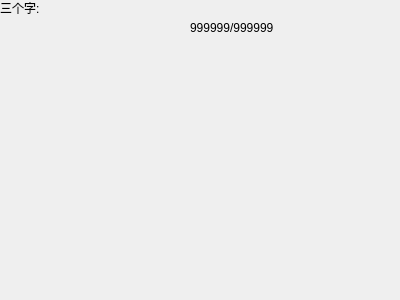
<?xml version="1.0" encoding="UTF-8"?>
<ui version="4.0">
 <class>MYStripAdd</class>
 <widget class="QWidget" name="MYStripAdd">
  <property name="geometry">
   <rect>
    <x>0</x>
    <y>0</y>
    <width>400</width>
    <height>300</height>
   </rect>
  </property>
  <property name="windowTitle">
   <string>Form</string>
  </property>
  <widget class="QLabel" name="title">
   <property name="geometry">
    <rect>
     <x>0</x>
     <y>0</y>
     <width>41</width>
     <height>16</height>
    </rect>
   </property>
   <property name="text">
    <string>三个字:</string>
   </property>
  </widget>
  <widget class="MYStrip" name="widget" native="true">
   <property name="geometry">
    <rect>
     <x>50</x>
     <y>10</y>
     <width>120</width>
     <height>15</height>
    </rect>
   </property>
  </widget>
  <widget class="QLabel" name="label">
   <property name="geometry">
    <rect>
     <x>190</x>
     <y>20</y>
     <width>90</width>
     <height>15</height>
    </rect>
   </property>
   <property name="text">
    <string>999999/999999</string>
   </property>
  </widget>
 </widget>
 <customwidgets>
  <customwidget>
   <class>MYStrip</class>
   <extends>QWidget</extends>
   <header>Windows/Module/MYStrip.h</header>
   <container>1</container>
  </customwidget>
 </customwidgets>
 <resources/>
 <connections/>
</ui>
